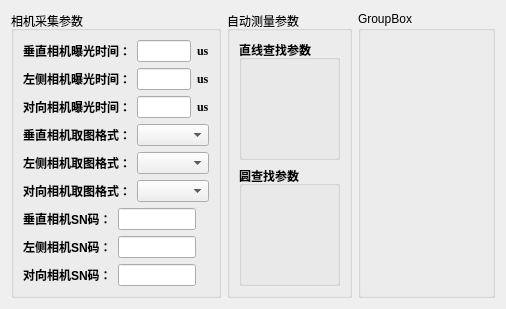
      <widget class="QWidget" name="tabSettings">
       <attribute name="title">
        <string>参数设置</string>
       </attribute>
       <layout class="QGridLayout" name="gridLayout_13">
        <item row="0" column="0">
         <layout class="QHBoxLayout" name="horizontalLayout_18" stretch="2,1">
          <item>
           <layout class="QHBoxLayout" name="horizontalLayout_17" stretch="2,3">
            <item>
             <widget class="QGroupBox" name="groupBox_24">
              <property name="title">
               <string>相机采集参数</string>
              </property>
              <layout class="QVBoxLayout" name="verticalLayout_7">
               <item>
                <layout class="QHBoxLayout" name="horizontalLayout_8">
                 <item>
                  <widget class="QLabel" name="label_4">
                   <property name="font">
                    <font>
                     <pointsize>9</pointsize>
                     <weight>75</weight>
                     <bold>true</bold>
                    </font>
                   </property>
                   <property name="text">
                    <string>垂直相机曝光时间：</string>
                   </property>
                  </widget>
                 </item>
                 <item>
                  <widget class="QLineEdit" name="ledVerCamExposureTime"/>
                 </item>
                 <item>
                  <widget class="QLabel" name="label_7">
                   <property name="font">
                    <font>
                     <family>Times New Roman</family>
                     <pointsize>9</pointsize>
                     <weight>75</weight>
                     <bold>true</bold>
                    </font>
                   </property>
                   <property name="text">
                    <string>us</string>
                   </property>
                  </widget>
                 </item>
                </layout>
               </item>
               <item>
                <layout class="QHBoxLayout" name="horizontalLayout_12">
                 <item>
                  <widget class="QLabel" name="label_14">
                   <property name="font">
                    <font>
                     <pointsize>9</pointsize>
                     <weight>75</weight>
                     <bold>true</bold>
                    </font>
                   </property>
                   <property name="text">
                    <string>左侧相机曝光时间：</string>
                   </property>
                  </widget>
                 </item>
                 <item>
                  <widget class="QLineEdit" name="ledLeftCamExposureTime"/>
                 </item>
                 <item>
                  <widget class="QLabel" name="label_15">
                   <property name="font">
                    <font>
                     <family>Times New Roman</family>
                     <pointsize>9</pointsize>
                     <weight>75</weight>
                     <bold>true</bold>
                    </font>
                   </property>
                   <property name="text">
                    <string>us</string>
                   </property>
                  </widget>
                 </item>
                </layout>
               </item>
               <item>
                <layout class="QHBoxLayout" name="horizontalLayout_13">
                 <item>
                  <widget class="QLabel" name="label_16">
                   <property name="font">
                    <font>
                     <pointsize>9</pointsize>
                     <weight>75</weight>
                     <bold>true</bold>
                    </font>
                   </property>
                   <property name="text">
                    <string>对向相机曝光时间：</string>
                   </property>
                  </widget>
                 </item>
                 <item>
                  <widget class="QLineEdit" name="ledFrontCamExposureTime"/>
                 </item>
                 <item>
                  <widget class="QLabel" name="label_17">
                   <property name="font">
                    <font>
                     <family>Times New Roman</family>
                     <pointsize>9</pointsize>
                     <weight>75</weight>
                     <bold>true</bold>
                    </font>
                   </property>
                   <property name="text">
                    <string>us</string>
                   </property>
                  </widget>
                 </item>
                </layout>
               </item>
               <item>
                <layout class="QHBoxLayout" name="horizontalLayout_14">
                 <item>
                  <widget class="QLabel" name="label_18">
                   <property name="font">
                    <font>
                     <pointsize>9</pointsize>
                     <weight>75</weight>
                     <bold>true</bold>
                    </font>
                   </property>
                   <property name="layoutDirection">
                    <enum>Qt::LeftToRight</enum>
                   </property>
                   <property name="text">
                    <string>垂直相机取图格式：</string>
                   </property>
                   <property name="alignment">
                    <set>Qt::AlignCenter</set>
                   </property>
                  </widget>
                 </item>
                 <item>
                  <widget class="QComboBox" name="cbVerCamImageFormat"/>
                 </item>
                </layout>
               </item>
               <item>
                <layout class="QHBoxLayout" name="horizontalLayout_15">
                 <item>
                  <widget class="QLabel" name="label_19">
                   <property name="font">
                    <font>
                     <pointsize>9</pointsize>
                     <weight>75</weight>
                     <bold>true</bold>
                    </font>
                   </property>
                   <property name="layoutDirection">
                    <enum>Qt::LeftToRight</enum>
                   </property>
                   <property name="text">
                    <string>左侧相机取图格式：</string>
                   </property>
                   <property name="alignment">
                    <set>Qt::AlignCenter</set>
                   </property>
                  </widget>
                 </item>
                 <item>
                  <widget class="QComboBox" name="cbLeftCamImageFormat"/>
                 </item>
                </layout>
               </item>
               <item>
                <layout class="QHBoxLayout" name="horizontalLayout_16">
                 <item>
                  <widget class="QLabel" name="label_20">
                   <property name="font">
                    <font>
                     <pointsize>9</pointsize>
                     <weight>75</weight>
                     <bold>true</bold>
                    </font>
                   </property>
                   <property name="layoutDirection">
                    <enum>Qt::LeftToRight</enum>
                   </property>
                   <property name="text">
                    <string>对向相机取图格式：</string>
                   </property>
                   <property name="alignment">
                    <set>Qt::AlignCenter</set>
                   </property>
                  </widget>
                 </item>
                 <item>
                  <widget class="QComboBox" name="cbFrontCamImageFormat"/>
                 </item>
                </layout>
               </item>
               <item>
                <layout class="QHBoxLayout" name="horizontalLayout_9">
                 <item>
                  <widget class="QLabel" name="label_8">
                   <property name="font">
                    <font>
                     <pointsize>9</pointsize>
                     <weight>75</weight>
                     <bold>true</bold>
                    </font>
                   </property>
                   <property name="text">
                    <string>垂直相机SN码：</string>
                   </property>
                  </widget>
                 </item>
                 <item>
                  <widget class="QLineEdit" name="ledVerCamSN"/>
                 </item>
                 <item>
                  <widget class="QLabel" name="label_9">
                   <property name="font">
                    <font>
                     <family>Times New Roman</family>
                     <pointsize>9</pointsize>
                     <weight>75</weight>
                     <bold>true</bold>
                    </font>
                   </property>
                   <property name="text">
                    <string/>
                   </property>
                  </widget>
                 </item>
                </layout>
               </item>
               <item>
                <layout class="QHBoxLayout" name="horizontalLayout_10">
                 <item>
                  <widget class="QLabel" name="label_10">
                   <property name="font">
                    <font>
                     <pointsize>9</pointsize>
                     <weight>75</weight>
                     <bold>true</bold>
                    </font>
                   </property>
                   <property name="text">
                    <string>左侧相机SN码：</string>
                   </property>
                  </widget>
                 </item>
                 <item>
                  <widget class="QLineEdit" name="ledLeftCamSN"/>
                 </item>
                 <item>
                  <widget class="QLabel" name="label_11">
                   <property name="font">
                    <font>
                     <family>Times New Roman</family>
                     <pointsize>9</pointsize>
                     <weight>75</weight>
                     <bold>true</bold>
                    </font>
                   </property>
                   <property name="text">
                    <string/>
                   </property>
                  </widget>
                 </item>
                </layout>
               </item>
               <item>
                <layout class="QHBoxLayout" name="horizontalLayout_11">
                 <item>
                  <widget class="QLabel" name="label_12">
                   <property name="font">
                    <font>
                     <pointsize>9</pointsize>
                     <weight>75</weight>
                     <bold>true</bold>
                    </font>
                   </property>
                   <property name="text">
                    <string>对向相机SN码：</string>
                   </property>
                  </widget>
                 </item>
                 <item>
                  <widget class="QLineEdit" name="ledFrontCamSN"/>
                 </item>
                 <item>
                  <widget class="QLabel" name="label_13">
                   <property name="font">
                    <font>
                     <family>Times New Roman</family>
                     <pointsize>9</pointsize>
                     <weight>75</weight>
                     <bold>true</bold>
                    </font>
                   </property>
                   <property name="text">
                    <string/>
                   </property>
                  </widget>
                 </item>
                </layout>
               </item>
              </layout>
             </widget>
            </item>
            <item>
             <widget class="QGroupBox" name="groupBox_25">
              <property name="title">
               <string>自动测量参数</string>
              </property>
              <layout class="QGridLayout" name="gridLayout_12">
               <item row="0" column="0">
                <widget class="QGroupBox" name="groupBox_34">
                 <property name="font">
                  <font>
                   <pointsize>9</pointsize>
                   <weight>75</weight>
                   <bold>true</bold>
                  </font>
                 </property>
                 <property name="title">
                  <string>直线查找参数</string>
                 </property>
                </widget>
               </item>
               <item row="1" column="0">
                <widget class="QGroupBox" name="groupBox_35">
                 <property name="font">
                  <font>
                   <pointsize>9</pointsize>
                   <weight>75</weight>
                   <bold>true</bold>
                  </font>
                 </property>
                 <property name="title">
                  <string>圆查找参数</string>
                 </property>
                </widget>
               </item>
              </layout>
             </widget>
            </item>
           </layout>
          </item>
          <item>
           <widget class="QGroupBox" name="groupBox_36">
            <property name="title">
             <string>GroupBox</string>
            </property>
           </widget>
          </item>
         </layout>
        </item>
       </layout>
      </widget>
